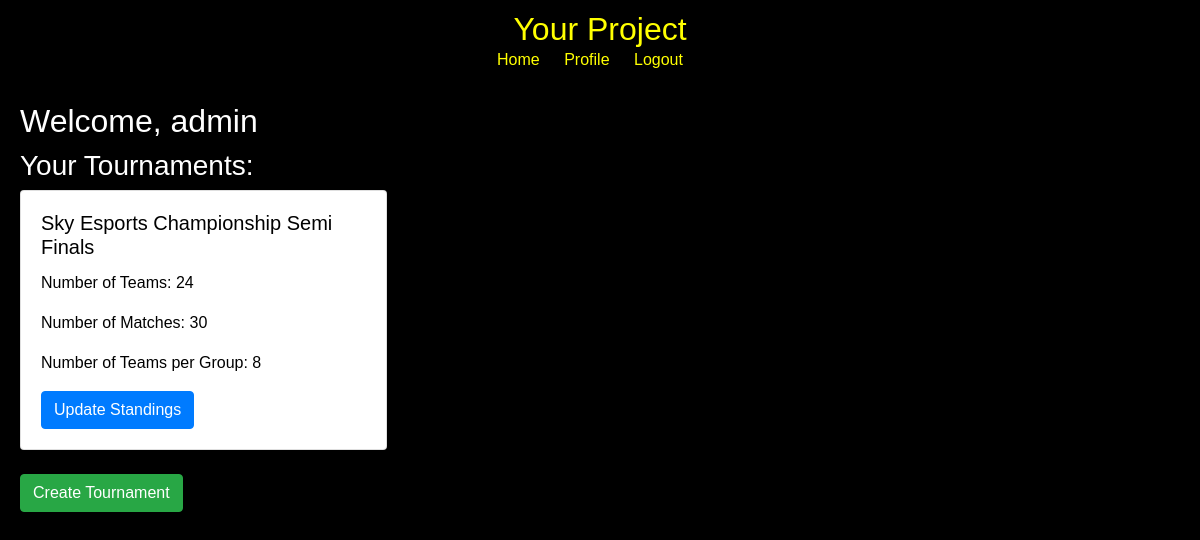
The page /profile/ (signed in) on the database as committed earlier.
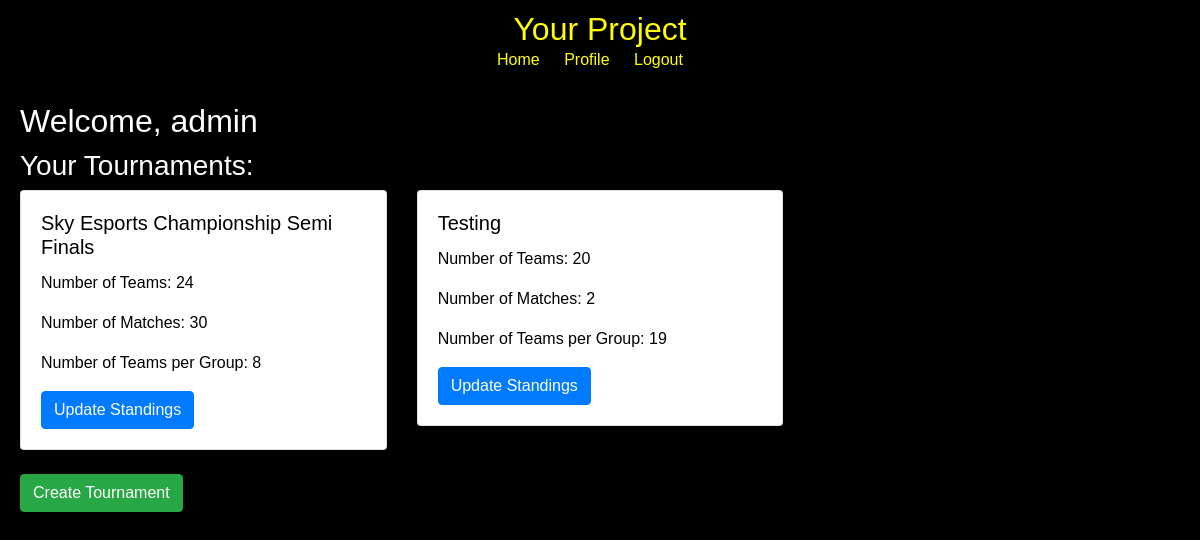
The same page on the database as committed later.
### tournaments/models.py (models this page shows, shortened)
class Tournament(models.Model):
    user = models.ForeignKey(User, on_delete=models.CASCADE)  # Foreign key to link each tournament to a user
    name = models.CharField(max_length=255)
    no_of_teams = models.PositiveIntegerField()
    no_of_matches = models.PositiveIntegerField()
    no_of_group = models.PositiveIntegerField()
    no_of_teams_per_group = models.PositiveIntegerField()
    teams = models.ManyToManyField(Team, related_name='tournaments', blank=True)

### tournaments/views.py (the view)
# urls.py: path('profile/', views.profile, name='profile'),
@login_required
def profile(request):
    user_tournaments = Tournament.objects.filter(user=request.user)
    context = {
        'user_tournaments': user_tournaments,
    }
    return render(request, 'registration/profile.html', context)

### tournaments/templates/registration/profile.html (shortened to what this page needs)
{% extends 'base.html' %}
{% block content %}
  <h2>Welcome, {{ user.username }}</h2>
  <h3>Your Tournaments:</h3>
  <div class="row">
    {% for tournament in user_tournaments %}
      <div class="col-md-4">
        <div class="card mb-4">
          <div class="card-body">
            <h5 class="card-title" style="color: #000;">{{ tournament.name }}</h5>
            <p class="card-text" style="color: #000;">Number of Teams: {{ tournament.no_of_teams }}</p>
            <p class="card-text" style="color: #000;">Number of Matches: {{ tournament.no_of_matches }}</p>
            <p class="card-text" style="color: #000;">Number of Teams per Group: {{ tournament.no_of_teams_per_group }}</p>
            <form action="{% url 'update_standings' tournament_name=tournament.name %}" method="post">
              <button type="submit" class="btn btn-primary">Update Standings</button>
            </form>
          </div>
        </div>
      </div>
    {% empty %}
      <p style="color: #000;">You haven't created any tournaments yet.</p>
    {% endfor %}
  </div>
  <form action="{% url 'create_tournament' %}" method="post">
    <button type="submit" class="btn btn-success">Create Tournament</button>
  </form>
{% endblock %}

Rows that differ between the two databases and show on the page:
added Tournament: name "Testing", no_of_teams "20", no_of_matches "2", no_of_teams_per_group "19"
